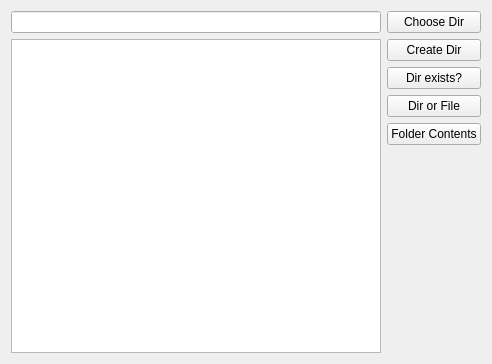
<?xml version="1.0" encoding="UTF-8"?>
<ui version="4.0">
 <class>Widget</class>
 <widget class="QWidget" name="Widget">
  <property name="geometry">
   <rect>
    <x>0</x>
    <y>0</y>
    <width>492</width>
    <height>364</height>
   </rect>
  </property>
  <property name="windowTitle">
   <string>Widget</string>
  </property>
  <layout class="QHBoxLayout" name="horizontalLayout">
   <item>
    <layout class="QVBoxLayout" name="verticalLayout_2">
     <item>
      <widget class="QLineEdit" name="lineEdit"/>
     </item>
     <item>
      <widget class="QListWidget" name="listWidget"/>
     </item>
    </layout>
   </item>
   <item>
    <layout class="QVBoxLayout" name="verticalLayout">
     <item>
      <widget class="QPushButton" name="chooseDirButton">
       <property name="text">
        <string>Choose Dir</string>
       </property>
      </widget>
     </item>
     <item>
      <widget class="QPushButton" name="createDirButton">
       <property name="text">
        <string>Create Dir</string>
       </property>
      </widget>
     </item>
     <item>
      <widget class="QPushButton" name="dirExistsButton">
       <property name="text">
        <string>Dir exists?</string>
       </property>
      </widget>
     </item>
     <item>
      <widget class="QPushButton" name="dirOrFileButton">
       <property name="text">
        <string>Dir or File</string>
       </property>
      </widget>
     </item>
     <item>
      <widget class="QPushButton" name="folderContent">
       <property name="text">
        <string>Folder Contents</string>
       </property>
      </widget>
     </item>
     <item>
      <spacer name="verticalSpacer">
       <property name="orientation">
        <enum>Qt::Orientation::Vertical</enum>
       </property>
       <property name="sizeHint" stdset="0">
        <size>
         <width>20</width>
         <height>40</height>
        </size>
       </property>
      </spacer>
     </item>
    </layout>
   </item>
  </layout>
 </widget>
 <resources/>
 <connections/>
</ui>
